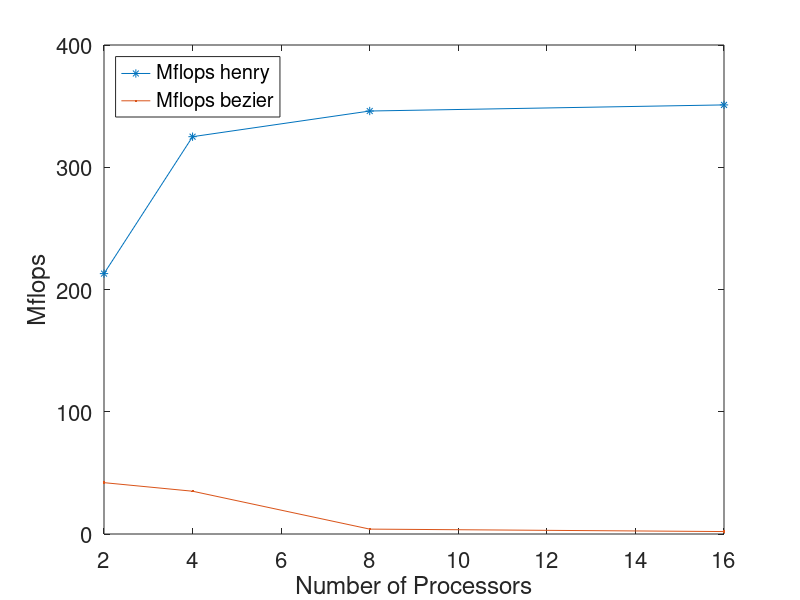

This chart was generated by the following MATLAB code:
close all; clear all; clc;

% part 1: matrix vector product
if 0
procs = [2 4 8 16]
mflops100henry = [75 126 33 1.8]
mflops1000henry = [123 144 143 149]
mflops100bezier = [27 32 32 38]
mflops1000bezier = [77 274 297 302]

figure;
plot(procs,mflops100henry,'*-','DisplayName','Mflops henry 100x100');
hold on;
plot(procs,mflops1000henry,'+-','DisplayName','Mflops henry 1000x1000');
plot(procs,mflops100bezier,'.-','DisplayName','Mflops bezier 100x100');
plot(procs,mflops1000bezier,'^-','DisplayName','Mflops bezier 1000x1000');
xlabel('Number of Processors');
ylabel('Mflops');
set(gca,'FontSize',16);
legend('location','northwest');

% part 2: monte-carlo integration
elseif 1
procs = [2 4 8 16]
mflopshenry = [213 325 346 351]
mflopsbezier = [42 35 4 2]

figure;
plot(procs,mflopshenry,'*-','DisplayName','Mflops henry');
hold on;
plot(procs,mflopsbezier,'.-','DisplayName','Mflops bezier');
xlabel('Number of Processors');
ylabel('Mflops');
set(gca,'FontSize',16);
legend('location','northwest');


end
